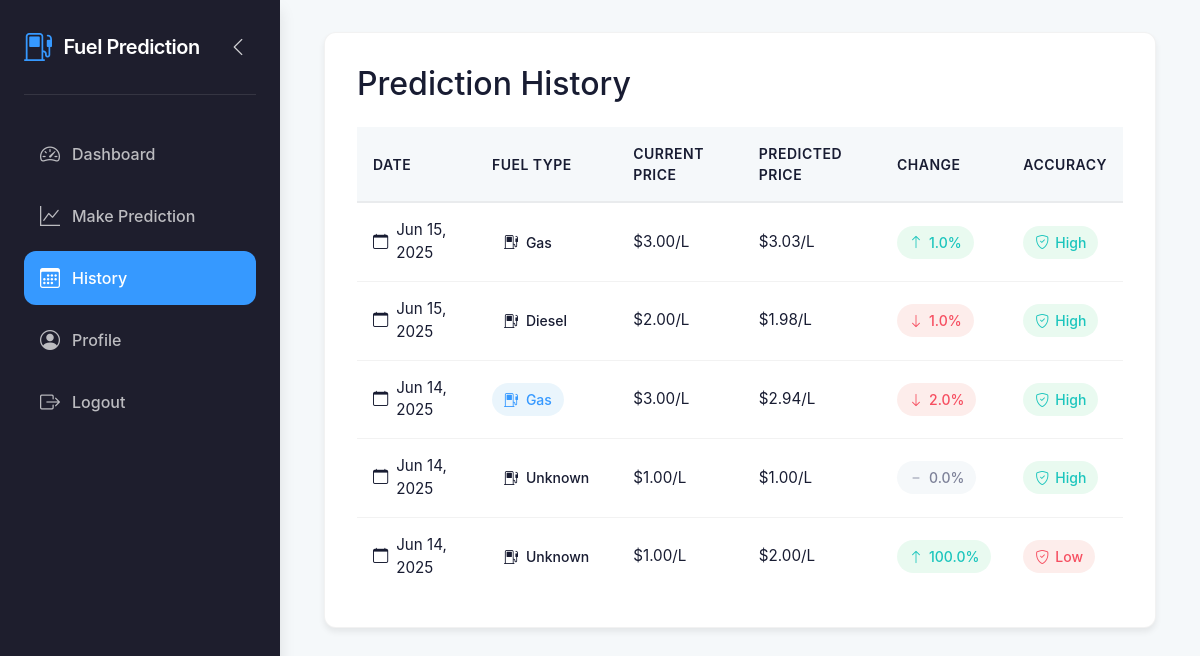
Screenshot of /history.php (signed in) with the database file from the repository.
### tables this page shows
CREATE TABLE `predictions` (
  `id` int(11) NOT NULL,
  `user_id` int(11) NOT NULL,
  `input_data` text DEFAULT NULL,
  `prediction_result` text DEFAULT NULL,
  `created_at` timestamp NOT NULL DEFAULT current_timestamp()
);

### history.php (the view, shortened to what this page needs)
<?php
require_once 'config.php';
$user_id = $_SESSION['user_id'];
$sql = "SELECT p.*, u.username
        FROM predictions p
        JOIN users u ON p.user_id = u.id
        WHERE p.user_id = ?
        ORDER BY p.created_at DESC";
$stmt = $conn->prepare($sql);
$stmt->bind_param("i", $user_id);
$stmt->execute();
$predictions = $stmt->get_result()->fetch_all(MYSQLI_ASSOC);
?>
<!DOCTYPE html>
<html lang="en">
<head>
    <link href="https://cdn.jsdelivr.net/npm/bootstrap@5.3.0/dist/css/bootstrap.min.css" rel="stylesheet">
    <link href="https://cdn.jsdelivr.net/npm/bootstrap-icons@1.10.5/font/bootstrap-icons.css" rel="stylesheet">
</head>
<body>
    <div class="sidebar">
        <div class="sidebar-header">
            <a href="dashboard.php" class="sidebar-brand">
                <i class="bi bi-fuel-pump"></i>
                <span>Fuel Prediction</span>
            </a>
            <button class="toggle-btn d-none d-md-block">
                <i class="bi bi-chevron-left"></i>
            </button>
        </div>
        <nav class="nav flex-column">
            <a class="nav-link" href="dashboard.php">
                <i class="bi bi-speedometer2"></i>
                <span>Dashboard</span>
            </a>
            <a class="nav-link" href="prediction.php">
                <i class="bi bi-graph-up"></i>
                <span>Make Prediction</span>
            </a>
            <a class="nav-link active" href="history.php">
                <i class="bi bi-calendar3"></i>
                <span>History</span>
            </a>
            <a class="nav-link" href="profile.php">
                <i class="bi bi-person-circle"></i>
                <span>Profile</span>
            </a>
            <a class="nav-link" href="logout.php">
                <i class="bi bi-box-arrow-right"></i>
                <span>Logout</span>
            </a>
        </nav>
    </div>
    <div class="main-content">
        <div class="container">
            <div class="history-card">
                <h2 class="mb-4">Prediction History</h2>
                <?php if (empty($predictions)): ?>
                    <div class="empty-state">
                        <i class="bi bi-calendar-x"></i>
                        <h4>No Predictions Yet</h4>
                        <p>Start making predictions to see them here</p>
                        <a href="prediction.php" class="btn btn-primary">
                            <i class="bi bi-plus-circle me-2"></i>Make Prediction
                        </a>
                    </div>
                <?php else: ?>
                    <div class="table-responsive">
                        <table class="history-table">
                            <thead>
                                <tr>
                                    <th>Date</th>
                                    <th>Fuel Type</th>
                                    <th>Current Price</th>
                                    <th>Predicted Price</th>
                                    <th>Change</th>
                                    <th>Accuracy</th>
                                </tr>
                            </thead>
                            <tbody>
                                <?php foreach ($predictions as $prediction):
                                    $input_data = json_decode($prediction['input_data'], true);
                                    $fuel_type = $input_data['fuel_type'] ?? 'unknown';
                                    $current_price = $input_data['current_price'] ?? 0;
                                    $predicted_price = $prediction['prediction_result'];
                                    $price_change = $predicted_price - $current_price;
                                    $change_percentage = ($price_change / $current_price) * 100;
                                    $accuracy = abs($predicted_price - $current_price) <= 0.1 ? 'high' :
                                              (abs($predicted_price - $current_price) <= 0.2 ? 'medium' : 'low');
                                ?>
                                    <tr>
                                        <td>
                                            <div class="d-flex align-items-center">
                                                <i class="bi bi-calendar me-2"></i>
                                                <?php echo date('M d, Y', strtotime($prediction['created_at'])); ?>
                                            </div>
                                        </td>
                                        <td>
                                            <span class="fuel-type <?php echo $fuel_type; ?>">
                                                <i class="bi bi-fuel-pump"></i>
                                                <?php echo ucfirst($fuel_type); ?>
                                            </span>
                                        </td>
                                        <td>$<?php echo number_format($current_price, 2); ?>/L</td>
                                        <td>$<?php echo number_format($predicted_price, 2); ?>/L</td>
                                        <td>
                                            <span class="price-change <?php
                                                echo $price_change > 0 ? 'up' :
                                                    ($price_change < 0 ? 'down' : 'neutral');
                                            ?>">
                                                <i class="bi bi-<?php
                                                    echo $price_change > 0 ? 'arrow-up' :
                                                        ($price_change < 0 ? 'arrow-down' : 'dash');
                                                ?>"></i>
                                                <?php echo number_format(abs($change_percentage), 1); ?>%
                                            </span>
                                        </td>
                                        <td>
                                            <span class="accuracy-badge <?php echo $accuracy; ?>">
                                                <i class="bi bi-shield-check"></i>
                                                <?php echo ucfirst($accuracy); ?>
                                            </span>
                                        </td>
                                    </tr>
                                <?php endforeach; ?>
                            </tbody>
                        </table>
                    </div>
                <?php endif; ?>
            </div>
        </div>
    </div>
</body>
</html>

### history.php (style rules this page uses)
:root { --sidebar-width: 280px; --sidebar-collapsed-width: 70px; --primary-color: #1E1E2D; --secondary-color: #2D2D3F; --accent-color: #3699FF; --success-color: #1BC5BD; --warning-color: #FFA800; --danger-color: #F64E60; --text-light: #ffffff; --text-dark: #181C32; --text-muted: #7E8299; --bg-light: #F5F8FA; --bg-white: #ffffff; --shadow-sm: 0 2px 4px rgba(0,0,0,0.05); --shadow-md: 0 4px 6px rgba(0,0,0,0.07); --shadow-lg: 0 10px 15px rgba(0,0,0,0.1); --transition-speed: 0.3s; --border-radius: 12px; }
body { overflow-x: hidden; background-color: var(--bg-light); color: var(--text-dark); font-family: 'Inter', -apple-system, BlinkMacSystemFont, 'Segoe UI', Roboto, sans-serif; }
.sidebar { position: fixed; top: 0; left: 0; height: 100vh; width: var(--sidebar-width); background: var(--primary-color); color: var(--text-light); padding: 24px; transition: all var(--transition-speed) ease; z-index: 1000; box-shadow: var(--shadow-lg); }
.sidebar-header { display: flex; align-items: center; justify-content: space-between; margin-bottom: 32px; padding-bottom: 24px; border-bottom: 1px solid rgba(255,255,255,0.1); }
.sidebar-brand { display: flex; align-items: center; gap: 12px; color: var(--text-light); text-decoration: none; font-size: 1.25rem; font-weight: 600; letter-spacing: -0.5px; }
.sidebar-brand i { font-size: 1.75rem; color: var(--accent-color); }
.sidebar-brand span { transition: opacity var(--transition-speed) ease; }
.toggle-btn { background: none; border: none; color: var(--text-light); font-size: 1.25rem; cursor: pointer; padding: 8px; transition: transform var(--transition-speed) ease; opacity: 0.8; }
.sidebar .nav-link { display: flex; align-items: center; color: rgba(255,255,255,0.7); padding: 12px 16px; border-radius: var(--border-radius); margin-bottom: 8px; transition: all var(--transition-speed) ease; text-decoration: none; font-weight: 500; }
.sidebar .nav-link.active { background: var(--accent-color); color: var(--text-light); }
.sidebar .nav-link i { font-size: 1.25rem; min-width: 32px; }
.main-content { margin-left: var(--sidebar-width); padding: 32px; transition: margin var(--transition-speed) ease; min-height: 100vh; }
.history-card { background: var(--bg-white); border-radius: var(--border-radius); padding: 32px; box-shadow: var(--shadow-md); border: 1px solid rgba(0,0,0,0.05); }
.history-table { width: 100%; border-collapse: separate; border-spacing: 0; }
.history-table th { background: var(--bg-light); padding: 16px; font-weight: 600; color: var(--text-dark); border-bottom: 2px solid rgba(0,0,0,0.05); font-size: 0.875rem; text-transform: uppercase; letter-spacing: 0.5px; }
.history-table td { padding: 16px; border-bottom: 1px solid rgba(0,0,0,0.05); vertical-align: middle; font-size: 0.95rem; }
.history-table tr:last-child td { border-bottom: none; }
.fuel-type { display: inline-flex; align-items: center; gap: 8px; padding: 6px 12px; border-radius: 20px; font-size: 0.875rem; font-weight: 500; }
.fuel-type.gas { background: rgba(52, 152, 219, 0.1); color: var(--accent-color); }
.price-change { display: inline-flex; align-items: center; gap: 6px; padding: 6px 12px; border-radius: 20px; font-size: 0.875rem; font-weight: 500; }
.price-change.up { background: rgba(46, 204, 113, 0.1); color: var(--success-color); }
.price-change.down { background: rgba(231, 76, 60, 0.1); color: var(--danger-color); }
.price-change.neutral { background: var(--bg-light); color: var(--text-muted); }
.accuracy-badge { display: inline-flex; align-items: center; gap: 6px; padding: 6px 12px; border-radius: 20px; font-size: 0.875rem; font-weight: 500; }
.accuracy-badge.high { background: rgba(46, 204, 113, 0.1); color: var(--success-color); }
.accuracy-badge.low { background: rgba(231, 76, 60, 0.1); color: var(--danger-color); }

### rows the page displays
predictions: created_at "Jun 15, 2025", input_data "Gas", input_data "3.00", prediction_result "3.03", abs($change_percentage) "1.0", accuracy "High"
predictions: created_at "Jun 15, 2025", input_data "Diesel", input_data "2.00", prediction_result "1.98", abs($change_percentage) "1.0", accuracy "High"
predictions: created_at "Jun 14, 2025", input_data "Gas", input_data "3.00", prediction_result "2.94", abs($change_percentage) "2.0", accuracy "High"
predictions: created_at "Jun 14, 2025", input_data "Unknown", input_data "1.00", prediction_result "1.00", abs($change_percentage) "0.0", accuracy "High"
predictions: created_at "Jun 14, 2025", input_data "Unknown", input_data "1.00", prediction_result "2.00", abs($change_percentage) "100.0", accuracy "Low"
